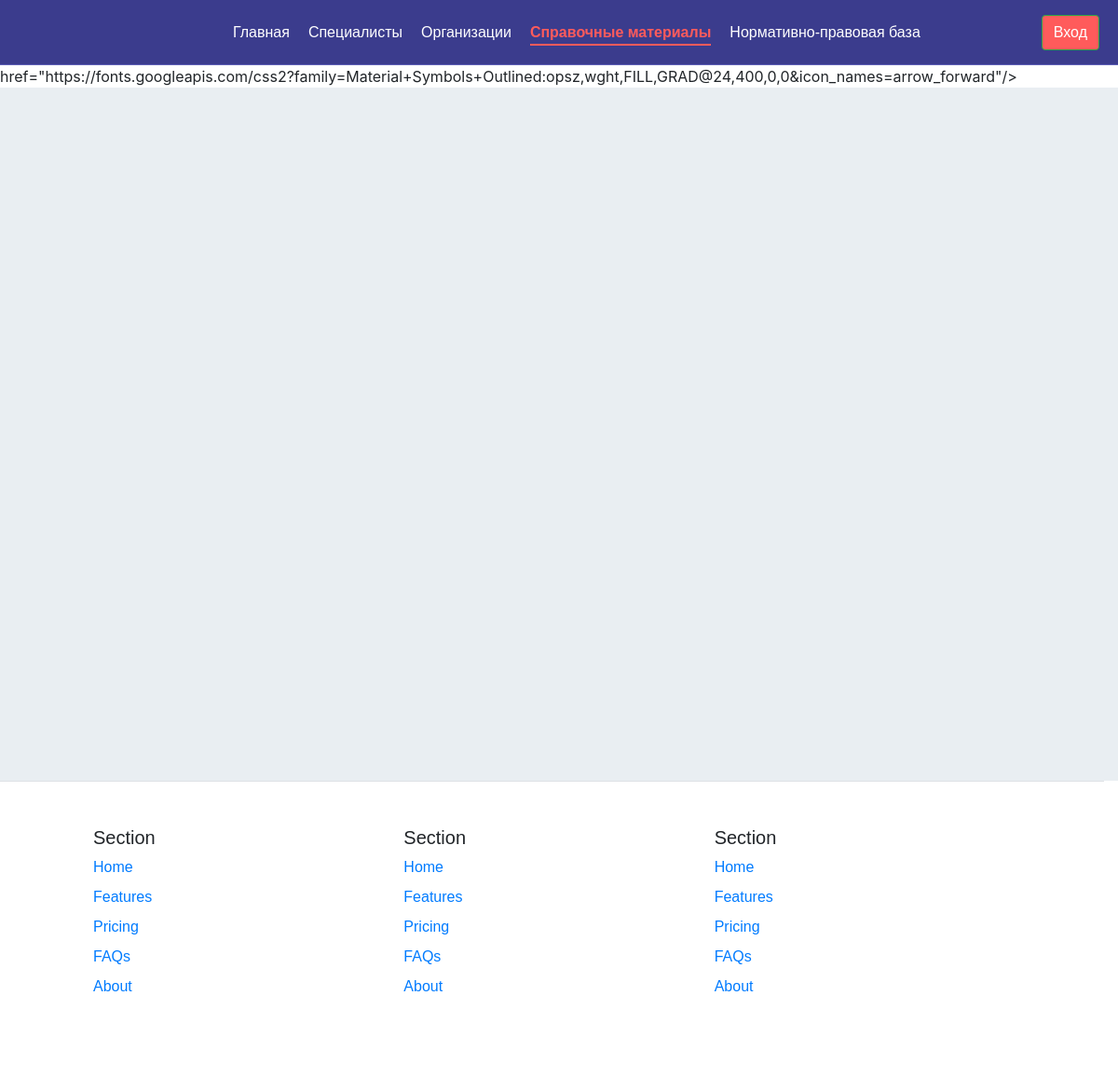
/account/reference-materials/, run on an earlier commit of the app's database.
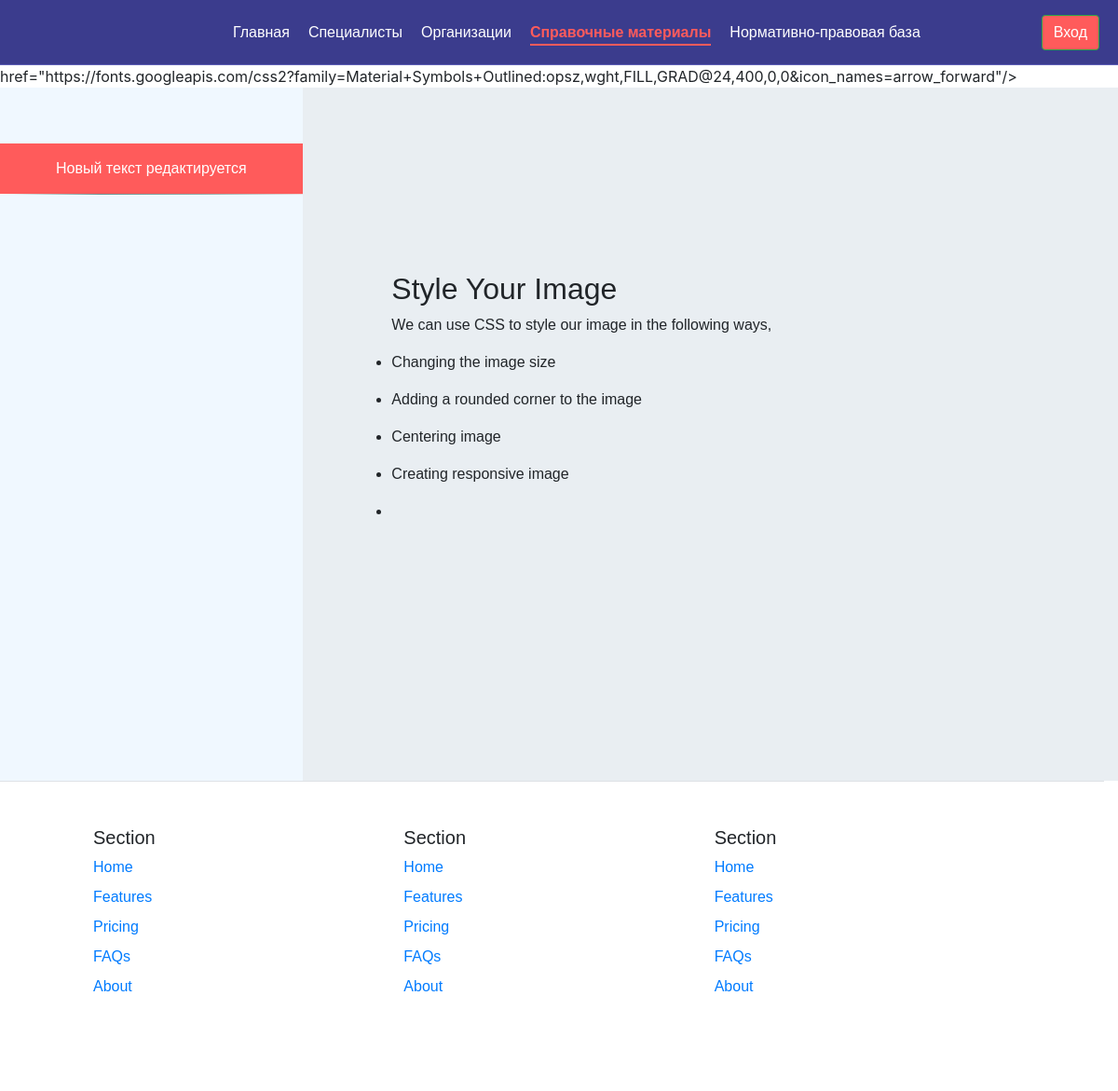
And on a later commit of the database.
### core/models.py (models this page shows, shortened)
class SubSection(models.Model):
    section = models.IntegerField()
    title = models.CharField(max_length=255, verbose_name="Название подраздела")
    content = CKEditor5Field(verbose_name='Содержание', config_name='extends')  # Поле для содержимого с CKEditor
    published = models.BooleanField(default=False, verbose_name="Опубликовано?")
    class Meta:
        verbose_name = "Специалистам"
        verbose_name_plural = "Специалистам"

class Materials(SubSection):
    class Meta:
        verbose_name = "Справочные материалы"
        verbose_name_plural = "Справочные материалы"

class SubSection(models.Model):
    section = models.IntegerField()
    title = models.CharField(max_length=255, verbose_name="Название подраздела")
    content = CKEditor5Field(verbose_name='Содержание', config_name='extends')  # Поле для содержимого с CKEditor
    published = models.BooleanField(default=False, verbose_name="Опубликовано?")
    class Meta:
        verbose_name = "Специалистам"
        verbose_name_plural = "Специалистам"

### acount_user/views.py (the view)
# urls.py: path('reference-materials/', views.reference_materials, name='reference_materials'),
def reference_materials(request):
    subsections = Materials.objects.filter(published=True).order_by('section')
    return render(request, 'reference_materials.html', {'subsections': subsections})

### templates/reference_materials.html (shortened to what this page needs)
{% extends 'main.html' %}
{% block content %}
    <div class="content">
        <div class="supercontent">
            <ul class="cpec_content">
                {% for subsection in subsections %}
                    <li class="cpec_item {% if forloop.first %}-current{% endif %}">
                        <a href="javascript:void(0);" onclick="showContent({{ subsection.id }}, this)">
                            {{ subsection.title }}
                        </a>
                    </li>
                {% endfor %}
            </ul>
            <div class="content-block">
                {% for subsection in subsections %}
                    <div id="content-{{ subsection.id }}" class="content-item" style="{% if forloop.first %}display: block;{% else %}display: none;{% endif %};">
                        {{ subsection.content|safe }}
                    </div>
                {% endfor %}
            </div>
        </div>
    </div>
{% endblock %}

### templates/main.html (shortened to what this page needs)
{% load static %}
<head>
    <link rel="stylesheet" href="{% static 'variables.css' %}">
    <link rel="stylesheet" href="{% static 'styles.css' %}">
    <link rel="stylesheet" href="https://cdn.jsdelivr.net/npm/swiper@11/swiper-bundle.min.css"/>
    <link rel="stylesheet" href="https://stackpath.bootstrapcdn.com/bootstrap/4.3.1/css/bootstrap.min.css"
>
</head>
{% include 'header.html' %}
<body style="padding-top: 70px">
{% block content %}
{% endblock %}
</body>
{% include 'footer.html' %}

### templates/header.html (shortened to what this page needs)
{% block header %}
    <header class="ds">
        <nav>
            <ul>
                <li>
                    {% url 'home' as home_url %}
                    <a href="{{ home_url }}" class="{% if request.path == home_url %}--current{% endif %}">Главная</a>
                </li>
                <li>
                    {% url 'specialists' as specialists_url %}
                    <a href="{{ specialists_url }}"
                       class="{% if request.path == specialists_url %}--current{% endif %}">Специалисты</a>
                </li>
                <li>
                    {% url 'organizations' as organizations_url %}
                    <a href="{{ organizations_url }}"
                       class="{% if request.path == organizations_url %}--current{% endif %}">Организации</a>
                </li>
                <li>
                    {% url 'reference_materials' as reference_materials_url %}
                    <a href="{{ reference_materials_url }}"
                       class="{% if request.path == reference_materials_url %}--current{% endif %}">Справочные материалы</a>
                </li>
                <li>
                    {% url 'legal_framework' as legal_framework_url %}
                    <a href="{{ legal_framework_url }}"
                       class="{% if request.path == legal_framework_url %}--current{% endif %}">Нормативно-правовая база</a>
                </li>
            </ul>
        </nav>
        <div class="auth">
            <a href="{% url 'admin:index' %}" class="register btn btn-success">Вход</a>
        </div>
    </header>
{% endblock %}

### templates/footer.html
<footer class="row row-cols-1 row-cols-sm-2 row-cols-md-5 py-5 my-5 border-top content">
    <div class="col mb-3">
        <h5>Section</h5>
        <ul class="nav flex-column">
            <li class="nav-item mb-2"><a href="#" class="nav-link p-0 text-body-secondary">Home</a></li>
            <li class="nav-item mb-2"><a href="#" class="nav-link p-0 text-body-secondary">Features</a></li>
            <li class="nav-item mb-2"><a href="#" class="nav-link p-0 text-body-secondary">Pricing</a></li>
            <li class="nav-item mb-2"><a href="#" class="nav-link p-0 text-body-secondary">FAQs</a></li>
            <li class="nav-item mb-2"><a href="#" class="nav-link p-0 text-body-secondary">About</a></li>
        </ul>
    </div>
    <div class="col mb-3">
        <h5>Section</h5>
        <ul class="nav flex-column">
            <li class="nav-item mb-2"><a href="#" class="nav-link p-0 text-body-secondary">Home</a></li>
            <li class="nav-item mb-2"><a href="#" class="nav-link p-0 text-body-secondary">Features</a></li>
            <li class="nav-item mb-2"><a href="#" class="nav-link p-0 text-body-secondary">Pricing</a></li>
            <li class="nav-item mb-2"><a href="#" class="nav-link p-0 text-body-secondary">FAQs</a></li>
            <li class="nav-item mb-2"><a href="#" class="nav-link p-0 text-body-secondary">About</a></li>
        </ul>
    </div>
    <div class="col mb-3">
        <h5>Section</h5>
        <ul class="nav flex-column">
            <li class="nav-item mb-2"><a href="#" class="nav-link p-0 text-body-secondary">Home</a></li>
            <li class="nav-item mb-2"><a href="#" class="nav-link p-0 text-body-secondary">Features</a></li>
            <li class="nav-item mb-2"><a href="#" class="nav-link p-0 text-body-secondary">Pricing</a></li>
            <li class="nav-item mb-2"><a href="#" class="nav-link p-0 text-body-secondary">FAQs</a></li>
            <li class="nav-item mb-2"><a href="#" class="nav-link p-0 text-body-secondary">About</a></li>
        </ul>
    </div>
</footer>

### staticfiles/variables.css (style rules this page uses)
*, *::before, *::after { margin: 0; padding: 0; box-sizing: border-box; font-family: var(--main-font), serif; }
body { width: 100%; background-color: var(--background-color); color: var(--text-color); }
a { text-decoration: none; color: inherit; }
h1, h2, h3, h4, h5, h6 { font-weight: 700; }

### staticfiles/styles.css (style rules this page uses)
html, body, head { font-family: var(--main-font), serif; width: 100% !important; }
body { width: 100% !important; }
footer.row.row-cols-1.row-cols-sm-2.row-cols-md-5.py-5.my-5.border-top.content { width: 100%; }
* { font-family: var(--main-font), serif; }
body { font-family: var(--main-font), serif; background-color: var(--background-color); }
header { z-index: 2; position: relative; display: flex; justify-content: space-between; align-items: center; padding: 20px; border-bottom: 1px solid var(---border-bottom-colors); background-color: var(--primary-color); color: white; }
nav ul { display: flex; list-style: none; margin: auto; }
nav ul li { margin-left: 20px; }
nav ul li a { background-image: linear-gradient(to right, #ffffff, #ffffff); background-repeat: no-repeat; background-size: 10px 2px; background-position: left bottom; padding-bottom: 4px; text-decoration: none; transition: 0.3s; text-decoration: none !important; color: white; transition: background-size 0.3s ease-out; background-size: 0 2px; }
.auth a { margin-left: 20px; color: white; text-decoration: none; transition: color 0.3s ease; }
header { display: flex; }
nav { display: flex; align-items: center; text-align: center; align-content: center; flex-wrap: nowrap; }
* { text-decoration: none; }
.ds { position: absolute; width: 100%; top: 0; block-size: 1px; z-index: 2; height: 70px; border-bottom: solid #5f60b7 1px; display: flex; align-items: center; justify-content: space-between; }
a.register.btn.btn-success { background-color: var(--accent-color); }
footer.row.row-cols-1.row-cols-sm-2.row-cols-md-5.py-5.my-5.border-top.content { padding: 0 100px; }
.--current { font-weight: bold; color: var(--accent-color); border-bottom: 2px solid var(--accent-color); }
* { margin: 0; padding: 0; box-sizing: border-box; font-family: 'Arial', sans-serif; }
body { dispay: flex; align-items: center; justify-content: center; min-height: 100vh; background-color: #e6e6e6; }
.supercontent { width: 100%; float: left; min-height: 93vh; background-color: #e9eef2; display: flex; justify-content: flex-start; }
.supercontent > ul { margin-bottom: 0; padding: 60px 0; }
ul.cpec_content { background-color: #f0f8ff; }
footer.row.row-cols-1.row-cols-sm-2.row-cols-md-5.py-5.my-5.border-top.content { margin-top: 0 !important; }
li.cpec_item, .vk { list-style-type: none; padding: 15px 60px; border: none; }
li.cpec_item > a { text-decoration: none; color: black; }
li.cpec_item { background-color: #f0f8ff; border-bottom: solid 1px #abb5be; border-image: linear-gradient(to left, #eadede, #90acaa, #6A9393, #ffffff) 14% 0; }
li.cpec_item.-current { background-color: #ff5b5b; color: white; }
li.cpec_item.-current > a { color: white; }
.content-block { padding: 60px; width: 67%; margin: auto; align-items: center; justify-content: flex-start; }

What changed in the data, as far as the page shows it:
added Materials: title "Новый текст редактируется", content "Style Your Image We can use CSS to style our image in the following ways, Changing the image size Adding a rounded corner to the image Centering image Creating responsive image"
